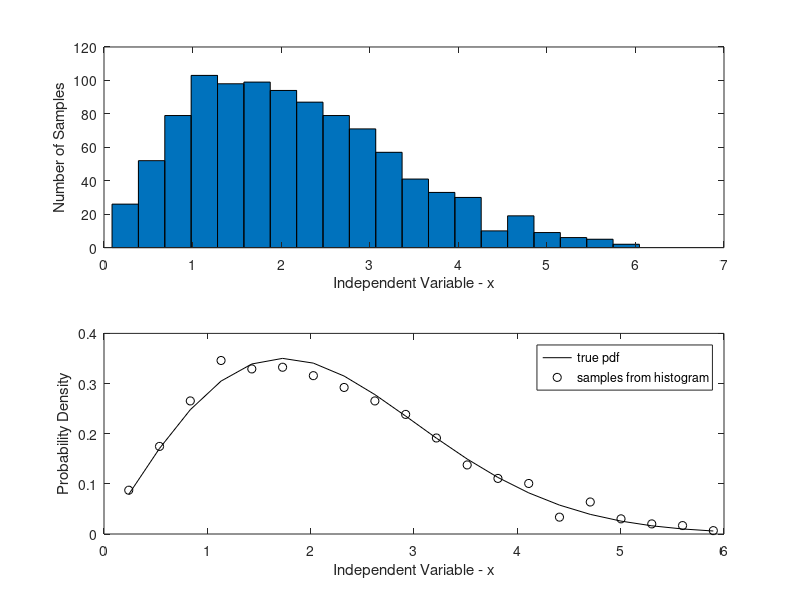

Write MATLAB code to recreate this figure.
clear all % be safe
n = 1000;
varR = 3; % set pdf parameter
u = rand(1,n); % generate U
y_exp = sqrt(-2*varR*log(u)); % transformation
[N_samp,r] = hist(y_exp,20); % get histogram parameters
subplot(2,1,1)
bar(r,N_samp,1) % plot histogram
ylabel('Number of Samples')
xlabel('Independent Variable - x')
subplot(2,1,2)
term1 = r.*r/2/varR; % exponent
ray = (r/varR).*exp(-term1); % Rayleigh pdf
del_r = r(3)-r(2); % determine bin width
p_hist = N_samp/n/del_r; % probability from histogram
plot(r,ray,'k',r,p_hist,'ok') % compare results
ylabel('Probability Density')
xlabel('Independent Variable - x')
legend('true pdf','samples from histogram')
% End of script file.